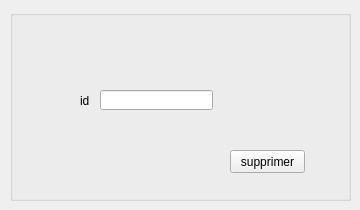
        <widget class="QWidget" name="tab_19">
         <attribute name="title">
          <string>supprimer employé</string>
         </attribute>
         <widget class="QGroupBox" name="groupBox_12">
          <property name="geometry">
           <rect>
            <x>10</x>
            <y>10</y>
            <width>341</width>
            <height>191</height>
           </rect>
          </property>
          <property name="title">
           <string/>
          </property>
          <widget class="QLineEdit" name="le_id_supp_2">
           <property name="geometry">
            <rect>
             <x>90</x>
             <y>80</y>
             <width>113</width>
             <height>20</height>
            </rect>
           </property>
          </widget>
          <widget class="QLabel" name="label_38">
           <property name="geometry">
            <rect>
             <x>70</x>
             <y>80</y>
             <width>61</width>
             <height>21</height>
            </rect>
           </property>
           <property name="text">
            <string>id</string>
           </property>
          </widget>
          <widget class="QPushButton" name="pb_supp_2">
           <property name="geometry">
            <rect>
             <x>220</x>
             <y>140</y>
             <width>75</width>
             <height>23</height>
            </rect>
           </property>
           <property name="text">
            <string>supprimer</string>
           </property>
          </widget>
         </widget>
        </widget>
